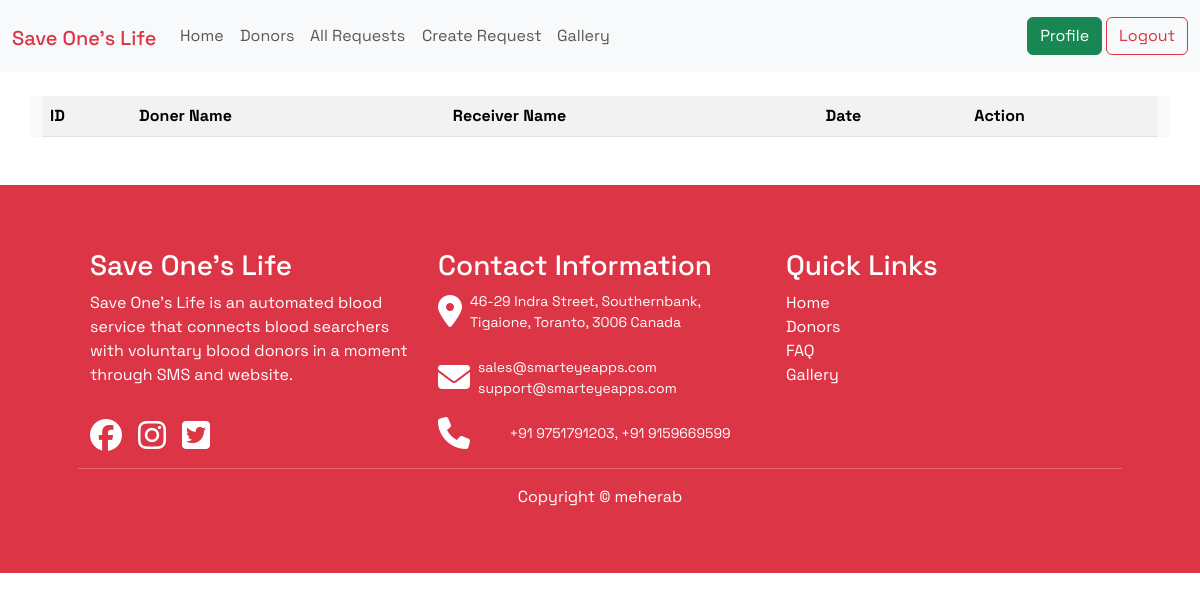
Before: /all_requests/donation_history/ (signed in) with the older database file.
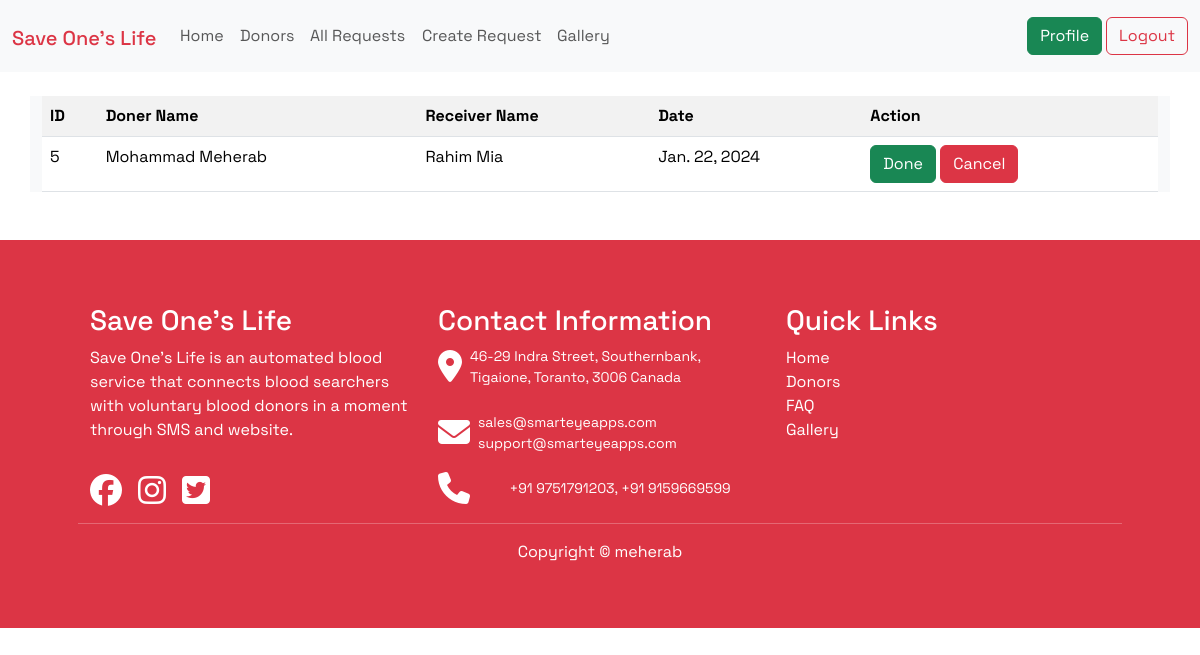
After: the same page with the newer database file.
### dashboard/models.py (models this page shows)
class DonationHistory(models.Model):
    doner = models.ForeignKey(User, on_delete = models.CASCADE, related_name='doner')
    receiver = models.ForeignKey(User, on_delete = models.CASCADE, related_name='receiver')
    canceled = models.BooleanField(default=False, null=True,blank=True)
    donation_done = models.BooleanField(default=False, null=True, blank=True)
    donate_date = models.DateField(auto_now_add=True)

### dashboard/views.py (the view)
# urls.py: path('donation_history/', views.DonateHistory, name='donation_history'),
@login_required()
def DonateHistory(request):
    all_data = DonationHistory.objects.filter(doner = request.user)
    return render(request, 'donation_history.html', {'all_data': all_data})

### dashboard/templates/donation_history.html (shortened to what this page needs)
{% extends "base.html" %}
{% block content %}
<div class="container m-auto mt-4 bg-body-tertiary">
    <table class="table table-striped">
        <tr>
            <th scope="col">ID</th>
            <th scope="col">Doner Name</th>
            <th scope="col">Receiver Name</th>
            <th scope="col">Date</th>
            <th scope="col">Action</th>
        </tr>
        {%for data in all_data%}
        <tr>
            <td>{{data.id}}</td>
            <td>{{data.doner.first_name}} {{data.doner.last_name}}</td>
            <td>{{data.receiver.first_name}} {{data.receiver.last_name}}</td>
            <td>{{data.donate_date}}</td>
            <td>
                {% if data.canceled == False and data.donation_done == False%}
                <a class="btn btn-success" href="{% url 'donation_done' data.id %}">Done</a>
                <a class="btn btn-danger" href="{% url 'donation_cancel' data.id %}">Cancel</a>
                {% elif data.donation_done%}
                <p class="bg-success-subtle text-center">Donation Done</p>
                {%else%}
                <p class="bg-danger-subtle text-center">Donation Canceled</p>
                {% endif%}
            </td>
        </tr>
        {% endfor %}
    </table>
</div>
{% endblock content %}

### templates/base.html (shortened to what this page needs)
{% load static %}
<!DOCTYPE html>
<html lang="en">
  <head>
    <link
      href="https://cdn.jsdelivr.net/npm/bootstrap@5.3.2/dist/css/bootstrap.min.css"
      rel="stylesheet"
    />
    <link rel="stylesheet" href="https://cdnjs.cloudflare.com/ajax/libs/font-awesome/6.5.1/css/all.min.css" />
    <link href="https://cdn.jsdelivr.net/npm/swiffy-slider@1.6.0/dist/css/swiffy-slider.min.css" rel="stylesheet">
  </head>
  <body>
    <nav class="navbar navbar-expand-lg bg-body-tertiary">
      <div class="container-fluid">
        <h1><a class="navbar-brand text-danger" href="{% url 'home_page'%}">Save One's Life</a></h1>
        <div class="collapse navbar-collapse" id="navbarSupportedContent">
          <ul class="navbar-nav me-auto mb-2 mb-lg-0">
            <li class="nav-item">
              <a class="nav-link  hvr-underline-from-left" aria-current="page" href="{% url 'home_page'%}">Home</a>
            </li>
            <li class="nav-item">
              <a class="nav-link  hvr-underline-from-left" aria-current="page" href="{% url 'donners'%}">Donors</a>
            </li>
            {% if user.is_authenticated%}
            <li class="nav-item">
              <a class="nav-link  hvr-underline-from-left" href="{% url 'dashboard'%}">All Requests</a>
            </li>
            <li>
              <a class="nav-link  hvr-underline-from-left" href="{% url 'blood_request'%}">Create Request</a>
            </li>
            <li class="nav-item">
              <a class="nav-link hvr-underline-from-left" href="{% url 'home_page'%}#gallery">Gallery</a>
            </li>
            {%endif%}
          </ul>
          <div class="d-flex gap-1">
            {% if user.is_authenticated%}
            <a class="btn btn-success" href="{% url 'profile' %}" type="sbumit">Profile</a>
            <a href="{% url 'logout' %}" class="btn btn-outline-danger" type="submit">Logout</a>
            {% else %}
            <a href="{% url 'login' %}" class="btn btn-success" type="submit">Login</a>
            <a href="{% url 'register' %}" class="btn btn-danger" type="submit">Register</a>
            {%endif%}
          </div>
        </div>
      </div>
    </nav>
    {% block content %}
    {% endblock content %}
    <footer class="bg-danger mt-5">
      <div class="container m-auto p-5 row gap-0">
          <div class="col-md-4 mt-3">
            <h3 class="text-white">Save One's Life</h3>
            <p class="text-white">Save One's Life is an automated blood service that connects blood searchers with voluntary blood donors in a moment through SMS and website.</p>
            <div class="d-flex justify-content-start gap-3 mt-5">
              <i class="fa-brands fa-facebook fa-2xl" style="color: #ffffff;"></i>
              <i class="fa-brands fa-instagram fa-2xl" style="color: #ffffff;"></i>
              <i class="fa-brands fa-square-twitter fa-2xl" style="color: #ffffff;"></i>
            </div>
            <br>
          </div>
          <div class="col-md-4 mt-3">
            <h3 class="text-white">Contact Information</h3>
            <div class='d-md-flex gap-2 align-items-center'>
              <i class="fa-solid fa-location-dot fa-2xl" style="color: #ffffff;"></i>
              <small class="text-white m-auto">46-29 Indra Street, Southernbank, Tigaione, Toranto, 3006 Canada</small>
            </div>
            <br>
            <div class='d-md-flex gap-2 align-items-center'>
              <i class="fa-solid fa-envelope fa-2xl" style="color: #ffffff;"></i>
              <small class="text-white m-auto">sales@smarteyeapps.com
                support@smarteyeapps.com</small>
            </div>
            <br>
            <div class='d-md-flex gap-2 align-items-center'>
              <i class="fa-solid fa-phone fa-2xl" style="color: #ffffff;"></i>
              <small class="text-white m-auto">+91 9751791203, +91 9159669599</small>
            </div>
          </div>
          <div class="col-md-4 mt-3">
            <h3 class="text-white">Quick Links</h3>
            <a class="text-white text-decoration-none" aria-current="page" href="{% url 'home_page'%}">Home</a>
            <br>
            <a class="text-white text-decoration-none" aria-current="page" href="{% url 'donners'%}">Donors</a>
            <br>
            <a class="text-white text-decoration-none" aria-current="page" href="{% url 'home_page'%}#faq">FAQ</a>
            <br>
            <a class="text-white text-decoration-none" aria-current="page" href="{% url 'home_page'%}#gallery">Gallery</a>
          </div>
          <hr class='text-white mt-2'>
          <p class="text-center text-white">Copyright &copy meherab</p>
      </div>
    </footer>
    <link rel="stylesheet" href="{% static 'style.css' %}">
  </body>
</html>

### static/style.css (style rules this page uses)
body { font-family: 'Space Grotesk', sans-serif; }
h1 { color: coral; }
.hvr-underline-from-left { display: inline-block; vertical-align: middle; -webkit-transform: perspective(1px) translateZ(0); transform: perspective(1px) translateZ(0); box-shadow: 0 0 1px rgba(0, 0, 0, 0); position: relative; overflow: hidden; }
.hvr-underline-from-left:before { content: ""; position: absolute; z-index: -1; left: 0; right: 100%; bottom: 0; background: red; height: 4px; -webkit-transition-property: right; transition-property: right; -webkit-transition-duration: 0.3s; transition-duration: 0.3s; -webkit-transition-timing-function: ease-out; transition-timing-function: ease-out; }

Changed rows visible on the page:
added DonationHistory: id "5", doner.first_name "Mohammad", doner.last_name "Meherab", receiver.first_name "Rahim", receiver.last_name "Mia", donate_date "Jan. 22, 2024", canceled "Done"
